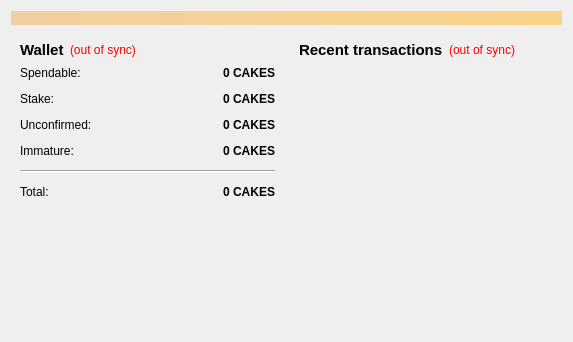
<?xml version="1.0" encoding="UTF-8"?>
<ui version="4.0">
 <class>OverviewPage</class>
 <widget class="QWidget" name="OverviewPage">
  <property name="geometry">
   <rect>
    <x>0</x>
    <y>0</y>
    <width>573</width>
    <height>342</height>
   </rect>
  </property>
  <property name="windowTitle">
   <string>Form</string>
  </property>
  <layout class="QVBoxLayout" name="topLayout">
   <item>
    <widget class="QLabel" name="labelAlerts">
     <property name="visible">
      <bool>false</bool>
     </property>
     <property name="styleSheet">
      <string notr="true">background-color: qlineargradient(x1: 0, y1: 0, x2: 1, y2: 0, stop:0 #F0D0A0, stop:1 #F8D488);  color:#000000
</string>
     </property>
     <property name="wordWrap">
      <bool>true</bool>
     </property>
     <property name="margin">
      <number>3</number>
     </property>
    </widget>
   </item>
   <item>
    <layout class="QHBoxLayout" name="horizontalLayout" stretch="1,1">
     <item>
      <layout class="QVBoxLayout" name="verticalLayout_2">
       <item>
        <widget class="QWidget" name="widget" native="true">
         <layout class="QVBoxLayout" name="verticalLayout_4">
          <item>
           <layout class="QHBoxLayout" name="horizontalLayout_4">
            <item>
             <widget class="QLabel" name="label_5">
              <property name="font">
               <font>
                <pointsize>11</pointsize>
                <weight>75</weight>
                <bold>true</bold>
               </font>
              </property>
              <property name="text">
               <string>Wallet</string>
              </property>
             </widget>
            </item>
            <item>
             <widget class="QLabel" name="labelWalletStatus">
              <property name="toolTip">
               <string>The displayed information may be out of date. Your wallet automatically synchronizes with the Cakeslices network after a connection is established, but this process has not completed yet.</string>
              </property>
              <property name="styleSheet">
               <string notr="true">QLabel { color: red; }</string>
              </property>
              <property name="text">
               <string notr="true">(out of sync)</string>
              </property>
              <property name="alignment">
               <set>Qt::AlignLeading|Qt::AlignLeft|Qt::AlignVCenter</set>
              </property>
             </widget>
            </item>
            <item>
             <spacer name="horizontalSpacer_2">
              <property name="orientation">
               <enum>Qt::Horizontal</enum>
              </property>
              <property name="sizeHint" stdset="0">
               <size>
                <width>40</width>
                <height>20</height>
               </size>
              </property>
             </spacer>
            </item>
           </layout>
          </item>
          <item>
           <layout class="QFormLayout" name="formLayout_2">
            <property name="fieldGrowthPolicy">
             <enum>QFormLayout::AllNonFixedFieldsGrow</enum>
            </property>
            <property name="horizontalSpacing">
             <number>12</number>
            </property>
            <property name="verticalSpacing">
             <number>12</number>
            </property>
            <item row="0" column="0">
             <widget class="QLabel" name="label">
              <property name="text">
               <string>Spendable:</string>
              </property>
             </widget>
            </item>
            <item row="0" column="1">
             <widget class="QLabel" name="labelBalance">
              <property name="font">
               <font>
                <weight>75</weight>
                <bold>true</bold>
               </font>
              </property>
              <property name="cursor">
               <cursorShape>IBeamCursor</cursorShape>
              </property>
              <property name="toolTip">
               <string>Your current spendable balance</string>
              </property>
              <property name="text">
               <string notr="true">0 CAKES</string>
              </property>
              <property name="alignment">
               <set>Qt::AlignRight|Qt::AlignTrailing|Qt::AlignVCenter</set>
              </property>
              <property name="textInteractionFlags">
               <set>Qt::LinksAccessibleByMouse|Qt::TextSelectableByKeyboard|Qt::TextSelectableByMouse</set>
              </property>
             </widget>
            </item>
            <item row="1" column="0">
             <widget class="QLabel" name="label_6">
              <property name="text">
               <string>Stake:</string>
              </property>
             </widget>
            </item>
            <item row="1" column="1">
             <widget class="QLabel" name="labelStake">
              <property name="font">
               <font>
                <weight>75</weight>
                <bold>true</bold>
               </font>
              </property>
              <property name="cursor">
               <cursorShape>IBeamCursor</cursorShape>
              </property>
              <property name="toolTip">
               <string>Total of coins that was staked, and do not yet count toward the current balance</string>
              </property>
              <property name="text">
               <string notr="true">0 CAKES</string>
              </property>
              <property name="alignment">
               <set>Qt::AlignRight|Qt::AlignTrailing|Qt::AlignVCenter</set>
              </property>
              <property name="textInteractionFlags">
               <set>Qt::LinksAccessibleByMouse|Qt::TextSelectableByKeyboard|Qt::TextSelectableByMouse</set>
              </property>
             </widget>
            </item>
            <item row="2" column="0">
             <widget class="QLabel" name="label_3">
              <property name="text">
               <string>Unconfirmed:</string>
              </property>
             </widget>
            </item>
            <item row="2" column="1">
             <widget class="QLabel" name="labelUnconfirmed">
              <property name="font">
               <font>
                <weight>75</weight>
                <bold>true</bold>
               </font>
              </property>
              <property name="cursor">
               <cursorShape>IBeamCursor</cursorShape>
              </property>
              <property name="toolTip">
               <string>Total of transactions that have yet to be confirmed, and do not yet count toward the current balance</string>
              </property>
              <property name="text">
               <string notr="true">0 CAKES</string>
              </property>
              <property name="alignment">
               <set>Qt::AlignRight|Qt::AlignTrailing|Qt::AlignVCenter</set>
              </property>
              <property name="textInteractionFlags">
               <set>Qt::LinksAccessibleByMouse|Qt::TextSelectableByKeyboard|Qt::TextSelectableByMouse</set>
              </property>
             </widget>
            </item>
            <item row="3" column="0">
             <widget class="QLabel" name="labelImmatureText">
              <property name="text">
               <string>Immature:</string>
              </property>
             </widget>
            </item>
            <item row="3" column="1">
             <widget class="QLabel" name="labelImmature">
              <property name="font">
               <font>
                <weight>75</weight>
                <bold>true</bold>
               </font>
              </property>
              <property name="toolTip">
               <string>Mined balance that has not yet matured</string>
              </property>
              <property name="text">
               <string notr="true">0 CAKES</string>
              </property>
              <property name="alignment">
               <set>Qt::AlignRight|Qt::AlignTrailing|Qt::AlignVCenter</set>
              </property>
              <property name="textInteractionFlags">
               <set>Qt::LinksAccessibleByMouse|Qt::TextSelectableByKeyboard|Qt::TextSelectableByMouse</set>
              </property>
             </widget>
            </item>
            <item row="4" column="0" colspan="2">
             <widget class="Line" name="line">
              <property name="orientation">
               <enum>Qt::Horizontal</enum>
              </property>
             </widget>
            </item>
            <item row="5" column="0">
             <widget class="QLabel" name="labelTotalText">
              <property name="text">
               <string>Total:</string>
              </property>
             </widget>
            </item>
            <item row="5" column="1">
             <widget class="QLabel" name="labelTotal">
              <property name="font">
               <font>
                <weight>75</weight>
                <bold>true</bold>
               </font>
              </property>
              <property name="cursor">
               <cursorShape>IBeamCursor</cursorShape>
              </property>
              <property name="toolTip">
               <string>Your current total balance</string>
              </property>
              <property name="text">
               <string notr="true">0 CAKES</string>
              </property>
              <property name="alignment">
               <set>Qt::AlignRight|Qt::AlignTrailing|Qt::AlignVCenter</set>
              </property>
              <property name="textInteractionFlags">
               <set>Qt::LinksAccessibleByMouse|Qt::TextSelectableByKeyboard|Qt::TextSelectableByMouse</set>
              </property>
             </widget>
            </item>
           </layout>
          </item>
         </layout>
        </widget>
       </item>
       <item>
        <spacer name="verticalSpacer">
         <property name="orientation">
          <enum>Qt::Vertical</enum>
         </property>
         <property name="sizeHint" stdset="0">
          <size>
           <width>20</width>
           <height>40</height>
          </size>
         </property>
        </spacer>
       </item>
      </layout>
     </item>
     <item>
      <layout class="QVBoxLayout" name="verticalLayout_3">
       <item>
        <widget class="QWidget" name="widget_2" native="true">
         <layout class="QVBoxLayout" name="verticalLayout">
          <item>
           <layout class="QHBoxLayout" name="horizontalLayout_2">
            <item>
             <widget class="QLabel" name="label_4">
              <property name="font">
               <font>
                <pointsize>11</pointsize>
                <weight>75</weight>
                <bold>true</bold>
               </font>
              </property>
              <property name="text">
               <string>&lt;b&gt;Recent transactions&lt;/b&gt;</string>
              </property>
             </widget>
            </item>
            <item>
             <widget class="QLabel" name="labelTransactionsStatus">
              <property name="toolTip">
               <string>The displayed information may be out of date. Your wallet automatically synchronizes with the Cakeslices network after a connection is established, but this process has not completed yet.</string>
              </property>
              <property name="styleSheet">
               <string notr="true">QLabel { color: red; }</string>
              </property>
              <property name="text">
               <string notr="true">(out of sync)</string>
              </property>
              <property name="alignment">
               <set>Qt::AlignRight|Qt::AlignTrailing|Qt::AlignVCenter</set>
              </property>
             </widget>
            </item>
            <item>
             <spacer name="horizontalSpacer">
              <property name="orientation">
               <enum>Qt::Horizontal</enum>
              </property>
              <property name="sizeHint" stdset="0">
               <size>
                <width>40</width>
                <height>20</height>
               </size>
              </property>
             </spacer>
            </item>
           </layout>
          </item>
          <item>
           <widget class="QListView" name="listTransactions">
            <property name="styleSheet">
             <string notr="true">QListView { background: transparent; }</string>
            </property>
            <property name="frameShape">
             <enum>QFrame::NoFrame</enum>
            </property>
            <property name="verticalScrollBarPolicy">
             <enum>Qt::ScrollBarAlwaysOff</enum>
            </property>
            <property name="horizontalScrollBarPolicy">
             <enum>Qt::ScrollBarAlwaysOff</enum>
            </property>
            <property name="selectionMode">
             <enum>QAbstractItemView::NoSelection</enum>
            </property>
           </widget>
          </item>
         </layout>
        </widget>
       </item>
      </layout>
     </item>
    </layout>
   </item>
  </layout>
 </widget>
 <resources/>
 <connections/>
</ui>
